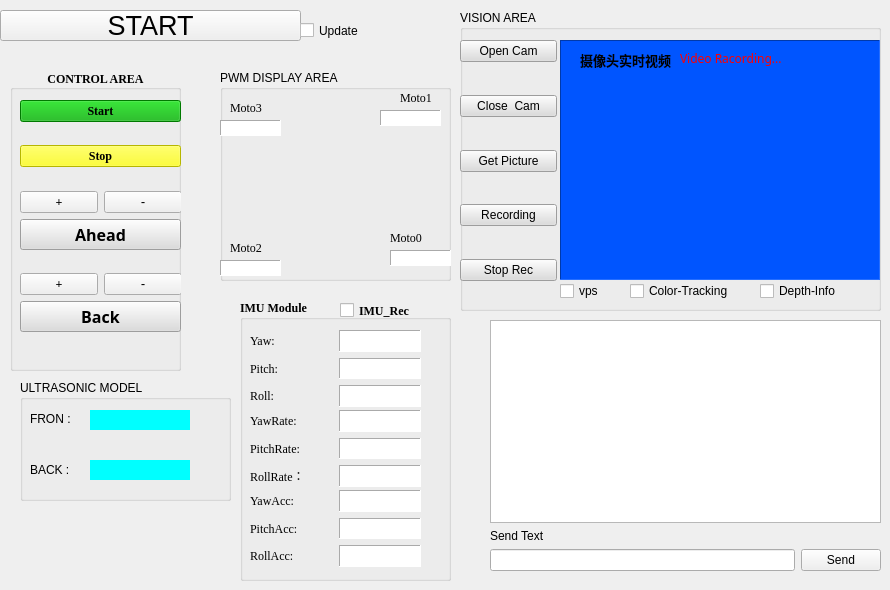
    <widget class="QWidget" name="tab">
     <attribute name="title">
      <string>Tab 1</string>
     </attribute>
     <widget class="QPushButton" name="Start_Check">
      <property name="geometry">
       <rect>
        <x>0</x>
        <y>10</y>
        <width>301</width>
        <height>31</height>
       </rect>
      </property>
      <property name="font">
       <font>
        <pointsize>20</pointsize>
       </font>
      </property>
      <property name="text">
       <string>START</string>
      </property>
     </widget>
     <widget class="QGroupBox" name="Telecontrol_Module">
      <property name="geometry">
       <rect>
        <x>10</x>
        <y>70</y>
        <width>171</width>
        <height>301</height>
       </rect>
      </property>
      <property name="font">
       <font>
        <family>Times New Roman</family>
        <weight>75</weight>
        <bold>true</bold>
       </font>
      </property>
      <property name="title">
       <string>CONTROL AREA</string>
      </property>
      <property name="alignment">
       <set>Qt::AlignCenter</set>
      </property>
      <widget class="QWidget" name="layoutWidget">
       <property name="geometry">
        <rect>
         <x>10</x>
         <y>30</y>
         <width>161</width>
         <height>232</height>
        </rect>
       </property>
       <layout class="QVBoxLayout" name="verticalLayout_2">
        <item>
         <widget class="QPushButton" name="AUV_START">
          <property name="enabled">
           <bool>true</bool>
          </property>
          <property name="font">
           <font>
            <weight>75</weight>
            <bold>true</bold>
           </font>
          </property>
          <property name="styleSheet">
           <string notr="true">background-color: rgb(0, 170, 0);</string>
          </property>
          <property name="text">
           <string>Start</string>
          </property>
         </widget>
        </item>
        <item>
         <spacer name="verticalSpacer">
          <property name="orientation">
           <enum>Qt::Vertical</enum>
          </property>
          <property name="sizeHint" stdset="0">
           <size>
            <width>20</width>
            <height>40</height>
           </size>
          </property>
         </spacer>
        </item>
        <item>
         <widget class="QPushButton" name="AUV_STOP">
          <property name="enabled">
           <bool>true</bool>
          </property>
          <property name="font">
           <font>
            <weight>75</weight>
            <bold>true</bold>
           </font>
          </property>
          <property name="styleSheet">
           <string notr="true">background-color: rgb(255, 255, 0);</string>
          </property>
          <property name="text">
           <string>Stop</string>
          </property>
         </widget>
        </item>
        <item>
         <spacer name="verticalSpacer_2">
          <property name="orientation">
           <enum>Qt::Vertical</enum>
          </property>
          <property name="sizeHint" stdset="0">
           <size>
            <width>20</width>
            <height>40</height>
           </size>
          </property>
         </spacer>
        </item>
        <item>
         <layout class="QHBoxLayout" name="horizontalLayout_6">
          <item>
           <widget class="QPushButton" name="Ahead_plus">
            <property name="text">
             <string>+</string>
            </property>
           </widget>
          </item>
          <item>
           <spacer name="horizontalSpacer">
            <property name="orientation">
             <enum>Qt::Horizontal</enum>
            </property>
            <property name="sizeHint" stdset="0">
             <size>
              <width>40</width>
              <height>20</height>
             </size>
            </property>
           </spacer>
          </item>
          <item>
           <widget class="QPushButton" name="Ahead_reduce">
            <property name="text">
             <string>-</string>
            </property>
           </widget>
          </item>
         </layout>
        </item>
        <item>
         <widget class="QPushButton" name="Tele_Ahead">
          <property name="font">
           <font>
            <family>Aharoni</family>
            <pointsize>12</pointsize>
            <weight>75</weight>
            <bold>true</bold>
           </font>
          </property>
          <property name="styleSheet">
           <string notr="true">background-color: rgb(220, 220, 220);</string>
          </property>
          <property name="text">
           <string>Ahead</string>
          </property>
         </widget>
        </item>
        <item>
         <spacer name="verticalSpacer_3">
          <property name="orientation">
           <enum>Qt::Vertical</enum>
          </property>
          <property name="sizeHint" stdset="0">
           <size>
            <width>20</width>
            <height>40</height>
           </size>
          </property>
         </spacer>
        </item>
        <item>
         <layout class="QHBoxLayout" name="horizontalLayout_8">
          <item>
           <widget class="QPushButton" name="Back_plus">
            <property name="text">
             <string>+</string>
            </property>
           </widget>
          </item>
          <item>
           <spacer name="horizontalSpacer_2">
            <property name="orientation">
             <enum>Qt::Horizontal</enum>
            </property>
            <property name="sizeHint" stdset="0">
             <size>
              <width>40</width>
              <height>20</height>
             </size>
            </property>
           </spacer>
          </item>
          <item>
           <widget class="QPushButton" name="Back_reduce">
            <property name="text">
             <string>-</string>
            </property>
           </widget>
          </item>
         </layout>
        </item>
        <item>
         <widget class="QPushButton" name="Tele_Back">
          <property name="font">
           <font>
            <family>Aharoni</family>
            <pointsize>12</pointsize>
            <weight>75</weight>
            <bold>true</bold>
           </font>
          </property>
          <property name="styleSheet">
           <string notr="true">background-color: rgb(220, 220, 220);</string>
          </property>
          <property name="text">
           <string>Back</string>
          </property>
          <property name="default">
           <bool>false</bool>
          </property>
         </widget>
        </item>
       </layout>
      </widget>
     </widget>
     <widget class="QWidget" name="layoutWidget_2">
      <property name="geometry">
       <rect>
        <x>490</x>
        <y>320</y>
        <width>391</width>
        <height>251</height>
       </rect>
      </property>
      <layout class="QVBoxLayout" name="verticalLayout_3">
       <item>
        <widget class="QTextEdit" name="textEdit"/>
       </item>
       <item>
        <widget class="QLabel" name="label_8">
         <property name="text">
          <string>Send Text</string>
         </property>
        </widget>
       </item>
       <item>
        <layout class="QHBoxLayout" name="horizontalLayout_7">
         <item>
          <widget class="QLineEdit" name="Command_Input_Text"/>
         </item>
         <item>
          <widget class="QPushButton" name="SendPort_Send">
           <property name="text">
            <string>Send</string>
           </property>
          </widget>
         </item>
        </layout>
       </item>
      </layout>
     </widget>
     <widget class="QGroupBox" name="ultrasonicarea">
      <property name="geometry">
       <rect>
        <x>20</x>
        <y>380</y>
        <width>211</width>
        <height>121</height>
       </rect>
      </property>
      <property name="title">
       <string>ULTRASONIC MODEL</string>
      </property>
      <widget class="QLabel" name="label_3">
       <property name="geometry">
        <rect>
         <x>10</x>
         <y>80</y>
         <width>51</width>
         <height>20</height>
        </rect>
       </property>
       <property name="text">
        <string>BACK :</string>
       </property>
      </widget>
      <widget class="QLabel" name="ULTRASONIC_BACK">
       <property name="geometry">
        <rect>
         <x>70</x>
         <y>80</y>
         <width>100</width>
         <height>20</height>
        </rect>
       </property>
       <property name="styleSheet">
        <string notr="true">background-color:rgb(0, 255, 255);</string>
       </property>
       <property name="text">
        <string/>
       </property>
      </widget>
      <widget class="QLabel" name="ULTRASONIC_FRONT">
       <property name="geometry">
        <rect>
         <x>70</x>
         <y>30</y>
         <width>100</width>
         <height>20</height>
        </rect>
       </property>
       <property name="styleSheet">
        <string notr="true">background-color:rgb(0, 255, 255);</string>
       </property>
       <property name="text">
        <string/>
       </property>
      </widget>
      <widget class="QLabel" name="label_2">
       <property name="geometry">
        <rect>
         <x>10</x>
         <y>30</y>
         <width>51</width>
         <height>17</height>
        </rect>
       </property>
       <property name="text">
        <string>FRON :</string>
       </property>
      </widget>
     </widget>
     <widget class="QGroupBox" name="pwmarea">
      <property name="geometry">
       <rect>
        <x>220</x>
        <y>70</y>
        <width>231</width>
        <height>211</height>
       </rect>
      </property>
      <property name="title">
       <string>PWM DISPLAY AREA</string>
      </property>
      <widget class="QLabel" name="label_307">
       <property name="geometry">
        <rect>
         <x>10</x>
         <y>170</y>
         <width>41</width>
         <height>16</height>
        </rect>
       </property>
       <property name="font">
        <font>
         <family>Times New Roman</family>
         <weight>50</weight>
         <bold>false</bold>
        </font>
       </property>
       <property name="text">
        <string>Moto2</string>
       </property>
      </widget>
      <widget class="QLabel" name="Motor_PWM_2">
       <property name="geometry">
        <rect>
         <x>0</x>
         <y>190</y>
         <width>61</width>
         <height>16</height>
        </rect>
       </property>
       <property name="styleSheet">
        <string notr="true">background-color: rgb(255, 255, 255);</string>
       </property>
       <property name="frameShape">
        <enum>QFrame::Panel</enum>
       </property>
       <property name="frameShadow">
        <enum>QFrame::Sunken</enum>
       </property>
       <property name="text">
        <string/>
       </property>
      </widget>
      <widget class="QLabel" name="label">
       <property name="geometry">
        <rect>
         <x>40</x>
         <y>30</y>
         <width>161</width>
         <height>181</height>
        </rect>
       </property>
       <property name="font">
        <font>
         <pointsize>24</pointsize>
        </font>
       </property>
       <property name="styleSheet">
        <string notr="true">image: url(:/new/prefix1/AUV.png);</string>
       </property>
       <property name="text">
        <string/>
       </property>
       <property name="pixmap">
        <pixmap resource="../../Clean_Robot0711/clean_robot/clean_robot/robot.qrc">:/new/prefix1/ROBOT.jpg</pixmap>
       </property>
      </widget>
      <widget class="QLabel" name="label_311">
       <property name="geometry">
        <rect>
         <x>10</x>
         <y>30</y>
         <width>41</width>
         <height>16</height>
        </rect>
       </property>
       <property name="font">
        <font>
         <family>Times New Roman</family>
         <weight>50</weight>
         <bold>false</bold>
        </font>
       </property>
       <property name="text">
        <string>Moto3</string>
       </property>
      </widget>
      <widget class="QLabel" name="Motor_PWM_3">
       <property name="geometry">
        <rect>
         <x>0</x>
         <y>50</y>
         <width>61</width>
         <height>16</height>
        </rect>
       </property>
       <property name="styleSheet">
        <string notr="true">background-color: rgb(255, 255, 255);</string>
       </property>
       <property name="frameShape">
        <enum>QFrame::Panel</enum>
       </property>
       <property name="frameShadow">
        <enum>QFrame::Sunken</enum>
       </property>
       <property name="text">
        <string/>
       </property>
      </widget>
      <widget class="QLabel" name="label_309">
       <property name="geometry">
        <rect>
         <x>180</x>
         <y>20</y>
         <width>41</width>
         <height>16</height>
        </rect>
       </property>
       <property name="font">
        <font>
         <family>Times New Roman</family>
         <weight>50</weight>
         <bold>false</bold>
        </font>
       </property>
       <property name="text">
        <string>Moto1</string>
       </property>
      </widget>
      <widget class="QLabel" name="Motor_PWM_1">
       <property name="geometry">
        <rect>
         <x>160</x>
         <y>40</y>
         <width>61</width>
         <height>16</height>
        </rect>
       </property>
       <property name="styleSheet">
        <string notr="true">background-color: rgb(255, 255, 255);</string>
       </property>
       <property name="frameShape">
        <enum>QFrame::Panel</enum>
       </property>
       <property name="frameShadow">
        <enum>QFrame::Sunken</enum>
       </property>
       <property name="text">
        <string/>
       </property>
      </widget>
      <widget class="QLabel" name="Motor_PWM_0">
       <property name="geometry">
        <rect>
         <x>170</x>
         <y>180</y>
         <width>61</width>
         <height>16</height>
        </rect>
       </property>
       <property name="styleSheet">
        <string notr="true">background-color: rgb(255, 255, 255);</string>
       </property>
       <property name="frameShape">
        <enum>QFrame::Panel</enum>
       </property>
       <property name="frameShadow">
        <enum>QFrame::Sunken</enum>
       </property>
       <property name="text">
        <string/>
       </property>
      </widget>
      <widget class="QLabel" name="label_304">
       <property name="geometry">
        <rect>
         <x>170</x>
         <y>160</y>
         <width>41</width>
         <height>16</height>
        </rect>
       </property>
       <property name="font">
        <font>
         <family>Times New Roman</family>
         <weight>50</weight>
         <bold>false</bold>
        </font>
       </property>
       <property name="text">
        <string>Moto0</string>
       </property>
      </widget>
      <zorder>label</zorder>
      <zorder>label_311</zorder>
      <zorder>label_309</zorder>
      <zorder>Motor_PWM_1</zorder>
      <zorder>Motor_PWM_2</zorder>
      <zorder>Motor_PWM_3</zorder>
      <zorder>label_307</zorder>
      <zorder>Motor_PWM_0</zorder>
      <zorder>label_304</zorder>
     </widget>
     <widget class="QGroupBox" name="Vision_area">
      <property name="geometry">
       <rect>
        <x>460</x>
        <y>10</y>
        <width>421</width>
        <height>301</height>
       </rect>
      </property>
      <property name="title">
       <string>VISION AREA</string>
      </property>
      <widget class="QLabel" name="camera">
       <property name="geometry">
        <rect>
         <x>100</x>
         <y>30</y>
         <width>320</width>
         <height>240</height>
        </rect>
       </property>
       <property name="styleSheet">
        <string notr="true">background-color: rgb(0, 85, 255);</string>
       </property>
       <property name="frameShape">
        <enum>QFrame::Panel</enum>
       </property>
       <property name="frameShadow">
        <enum>QFrame::Sunken</enum>
       </property>
       <property name="text">
        <string/>
       </property>
      </widget>
      <widget class="QLabel" name="name_1">
       <property name="geometry">
        <rect>
         <x>120</x>
         <y>40</y>
         <width>101</width>
         <height>18</height>
        </rect>
       </property>
       <property name="font">
        <font>
         <family>宋体</family>
        </font>
       </property>
       <property name="styleSheet">
        <string notr="true"/>
       </property>
       <property name="text">
        <string>&lt;html&gt;&lt;head/&gt;&lt;body&gt;&lt;p&gt;&lt;span style=&quot; font-size:10pt; font-weight:600;&quot;&gt;摄像头实时视频&lt;/span&gt;&lt;/p&gt;&lt;/body&gt;&lt;/html&gt;</string>
       </property>
      </widget>
      <widget class="QLabel" name="realtime">
       <property name="geometry">
        <rect>
         <x>220</x>
         <y>40</y>
         <width>161</width>
         <height>20</height>
        </rect>
       </property>
       <property name="font">
        <font>
         <family>宋体</family>
        </font>
       </property>
       <property name="styleSheet">
        <string notr="true"/>
       </property>
       <property name="text">
        <string/>
       </property>
      </widget>
      <widget class="QLabel" name="videoRecordState">
       <property name="enabled">
        <bool>false</bool>
       </property>
       <property name="geometry">
        <rect>
         <x>220</x>
         <y>40</y>
         <width>201</width>
         <height>16</height>
        </rect>
       </property>
       <property name="font">
        <font>
         <family>宋体</family>
        </font>
       </property>
       <property name="styleSheet">
        <string notr="true">color: rgb(255, 0, 0);</string>
       </property>
       <property name="text">
        <string>&lt;html&gt;&lt;head/&gt;&lt;body&gt;&lt;p&gt;&lt;span style=&quot; color:#ff0000;&quot;&gt;Video Racording...&lt;/span&gt;&lt;/p&gt;&lt;/body&gt;&lt;/html&gt;</string>
       </property>
      </widget>
      <widget class="QCheckBox" name="depthinfo">
       <property name="geometry">
        <rect>
         <x>300</x>
         <y>270</y>
         <width>111</width>
         <height>22</height>
        </rect>
       </property>
       <property name="text">
        <string>Depth-Info</string>
       </property>
      </widget>
      <widget class="QWidget" name="layoutWidget_3">
       <property name="geometry">
        <rect>
         <x>0</x>
         <y>30</y>
         <width>97</width>
         <height>241</height>
        </rect>
       </property>
       <layout class="QVBoxLayout" name="verticalLayout_4">
        <item>
         <widget class="QPushButton" name="open_camera">
          <property name="styleSheet">
           <string>background-color: rgb(220, 220, 220);</string>
          </property>
          <property name="text">
           <string>Open Cam</string>
          </property>
         </widget>
        </item>
        <item>
         <spacer name="verticalSpacer_4">
          <property name="orientation">
           <enum>Qt::Vertical</enum>
          </property>
          <property name="sizeHint" stdset="0">
           <size>
            <width>20</width>
            <height>18</height>
           </size>
          </property>
         </spacer>
        </item>
        <item>
         <widget class="QPushButton" name="close_camera">
          <property name="styleSheet">
           <string>background-color: rgb(220, 220, 220);</string>
          </property>
          <property name="text">
           <string>Close  Cam</string>
          </property>
         </widget>
        </item>
        <item>
         <spacer name="verticalSpacer_5">
          <property name="orientation">
           <enum>Qt::Vertical</enum>
          </property>
          <property name="sizeHint" stdset="0">
           <size>
            <width>20</width>
            <height>18</height>
           </size>
          </property>
         </spacer>
        </item>
        <item>
         <widget class="QPushButton" name="pic_camera">
          <property name="styleSheet">
           <string>background-color: rgb(220, 220, 220);</string>
          </property>
          <property name="text">
           <string>Get Picture</string>
          </property>
         </widget>
        </item>
        <item>
         <spacer name="verticalSpacer_6">
          <property name="orientation">
           <enum>Qt::Vertical</enum>
          </property>
          <property name="sizeHint" stdset="0">
           <size>
            <width>20</width>
            <height>18</height>
           </size>
          </property>
         </spacer>
        </item>
        <item>
         <widget class="QPushButton" name="shoot_video">
          <property name="styleSheet">
           <string>background-color: rgb(220, 220, 220);</string>
          </property>
          <property name="text">
           <string>Recording</string>
          </property>
         </widget>
        </item>
        <item>
         <spacer name="verticalSpacer_7">
          <property name="orientation">
           <enum>Qt::Vertical</enum>
          </property>
          <property name="sizeHint" stdset="0">
           <size>
            <width>20</width>
            <height>18</height>
           </size>
          </property>
         </spacer>
        </item>
        <item>
         <widget class="QPushButton" name="stop_video">
          <property name="styleSheet">
           <string>background-color: rgb(220, 220, 220);</string>
          </property>
          <property name="text">
           <string>Stop Rec</string>
          </property>
         </widget>
        </item>
       </layout>
      </widget>
      <widget class="QCheckBox" name="colortracking">
       <property name="geometry">
        <rect>
         <x>170</x>
         <y>270</y>
         <width>131</width>
         <height>22</height>
        </rect>
       </property>
       <property name="text">
        <string>Color-Tracking</string>
       </property>
      </widget>
      <widget class="QCheckBox" name="vps">
       <property name="geometry">
        <rect>
         <x>100</x>
         <y>270</y>
         <width>131</width>
         <height>22</height>
        </rect>
       </property>
       <property name="text">
        <string>vps</string>
       </property>
      </widget>
     </widget>
     <widget class="QCheckBox" name="IMU_Update_Sign">
      <property name="geometry">
       <rect>
        <x>300</x>
        <y>20</y>
        <width>91</width>
        <height>21</height>
       </rect>
      </property>
      <property name="text">
       <string>Update</string>
      </property>
     </widget>
     <widget class="QGroupBox" name="imuarea">
      <property name="geometry">
       <rect>
        <x>240</x>
        <y>300</y>
        <width>211</width>
        <height>281</height>
       </rect>
      </property>
      <property name="font">
       <font>
        <family>Times New Roman</family>
        <weight>75</weight>
        <bold>true</bold>
       </font>
      </property>
      <property name="title">
       <string>IMU Module</string>
      </property>
      <widget class="QWidget" name="layoutWidget_4">
       <property name="geometry">
        <rect>
         <x>10</x>
         <y>30</y>
         <width>171</width>
         <height>77</height>
        </rect>
       </property>
       <layout class="QVBoxLayout" name="verticalLayout">
        <item>
         <layout class="QHBoxLayout" name="horizontalLayout_3">
          <item>
           <widget class="QLabel" name="label_275">
            <property name="font">
             <font>
              <family>Times New Roman</family>
              <weight>50</weight>
              <bold>false</bold>
             </font>
            </property>
            <property name="text">
             <string>Yaw:</string>
            </property>
           </widget>
          </item>
          <item>
           <widget class="QLabel" name="IMU_A_Ang_X">
            <property name="styleSheet">
             <string notr="true">background-color: rgb(255, 255, 255);</string>
            </property>
            <property name="frameShape">
             <enum>QFrame::Panel</enum>
            </property>
            <property name="frameShadow">
             <enum>QFrame::Sunken</enum>
            </property>
            <property name="text">
             <string/>
            </property>
           </widget>
          </item>
         </layout>
        </item>
        <item>
         <layout class="QHBoxLayout" name="horizontalLayout_4">
          <item>
           <widget class="QLabel" name="label_277">
            <property name="font">
             <font>
              <family>Times New Roman</family>
              <weight>50</weight>
              <bold>false</bold>
             </font>
            </property>
            <property name="text">
             <string>Pitch:</string>
            </property>
           </widget>
          </item>
          <item>
           <widget class="QLabel" name="IMU_A_Ang_Y">
            <property name="styleSheet">
             <string notr="true">background-color: rgb(255, 255, 255);</string>
            </property>
            <property name="frameShape">
             <enum>QFrame::Panel</enum>
            </property>
            <property name="frameShadow">
             <enum>QFrame::Sunken</enum>
            </property>
            <property name="text">
             <string/>
            </property>
           </widget>
          </item>
         </layout>
        </item>
        <item>
         <layout class="QHBoxLayout" name="horizontalLayout_5">
          <item>
           <widget class="QLabel" name="label_279">
            <property name="font">
             <font>
              <family>Times New Roman</family>
              <weight>50</weight>
              <bold>false</bold>
             </font>
            </property>
            <property name="text">
             <string>Roll:</string>
            </property>
           </widget>
          </item>
          <item>
           <widget class="QLabel" name="IMU_A_Ang_Z">
            <property name="styleSheet">
             <string notr="true">background-color: rgb(255, 255, 255);</string>
            </property>
            <property name="frameShape">
             <enum>QFrame::Panel</enum>
            </property>
            <property name="frameShadow">
             <enum>QFrame::Sunken</enum>
            </property>
            <property name="text">
             <string/>
            </property>
           </widget>
          </item>
         </layout>
        </item>
       </layout>
      </widget>
      <widget class="QCheckBox" name="IMU_Rec">
       <property name="geometry">
        <rect>
         <x>100</x>
         <y>0</y>
         <width>93</width>
         <height>21</height>
        </rect>
       </property>
       <property name="text">
        <string>IMU_Rec</string>
       </property>
      </widget>
      <widget class="QWidget" name="layoutWidget_5">
       <property name="geometry">
        <rect>
         <x>10</x>
         <y>110</y>
         <width>171</width>
         <height>77</height>
        </rect>
       </property>
       <layout class="QVBoxLayout" name="verticalLayout_5">
        <item>
         <layout class="QHBoxLayout" name="horizontalLayout_9">
          <item>
           <widget class="QLabel" name="label_276">
            <property name="font">
             <font>
              <family>Times New Roman</family>
              <weight>50</weight>
              <bold>false</bold>
             </font>
            </property>
            <property name="text">
             <string>YawRate:</string>
            </property>
           </widget>
          </item>
          <item>
           <widget class="QLabel" name="IMU_A_Vel_X">
            <property name="styleSheet">
             <string notr="true">background-color: rgb(255, 255, 255);</string>
            </property>
            <property name="frameShape">
             <enum>QFrame::Panel</enum>
            </property>
            <property name="frameShadow">
             <enum>QFrame::Sunken</enum>
            </property>
            <property name="text">
             <string/>
            </property>
           </widget>
          </item>
         </layout>
        </item>
        <item>
         <layout class="QHBoxLayout" name="horizontalLayout_10">
          <item>
           <widget class="QLabel" name="label_278">
            <property name="font">
             <font>
              <family>Times New Roman</family>
              <weight>50</weight>
              <bold>false</bold>
             </font>
            </property>
            <property name="text">
             <string>PitchRate:</string>
            </property>
           </widget>
          </item>
          <item>
           <widget class="QLabel" name="IMU_A_Vel_Y">
            <property name="styleSheet">
             <string notr="true">background-color: rgb(255, 255, 255);</string>
            </property>
            <property name="frameShape">
             <enum>QFrame::Panel</enum>
            </property>
            <property name="frameShadow">
             <enum>QFrame::Sunken</enum>
            </property>
            <property name="text">
             <string/>
            </property>
           </widget>
          </item>
         </layout>
        </item>
        <item>
         <layout class="QHBoxLayout" name="horizontalLayout_11">
          <item>
           <widget class="QLabel" name="label_280">
            <property name="font">
             <font>
              <family>Times New Roman</family>
              <weight>50</weight>
              <bold>false</bold>
             </font>
            </property>
            <property name="text">
             <string>RollRate：</string>
            </property>
           </widget>
          </item>
          <item>
           <widget class="QLabel" name="IMU_A_Vel_Z">
            <property name="styleSheet">
             <string notr="true">background-color: rgb(255, 255, 255);</string>
            </property>
            <property name="frameShape">
             <enum>QFrame::Panel</enum>
            </property>
            <property name="frameShadow">
             <enum>QFrame::Sunken</enum>
            </property>
            <property name="text">
             <string/>
            </property>
           </widget>
          </item>
         </layout>
        </item>
       </layout>
      </widget>
      <widget class="QWidget" name="layoutWidget_6">
       <property name="geometry">
        <rect>
         <x>10</x>
         <y>190</y>
         <width>171</width>
         <height>77</height>
        </rect>
       </property>
       <layout class="QVBoxLayout" name="verticalLayout_6">
        <item>
         <layout class="QHBoxLayout" name="horizontalLayout_12">
          <item>
           <widget class="QLabel" name="label_281">
            <property name="font">
             <font>
              <family>Times New Roman</family>
              <weight>50</weight>
              <bold>false</bold>
             </font>
            </property>
            <property name="text">
             <string>YawAcc:</string>
            </property>
           </widget>
          </item>
          <item>
           <widget class="QLabel" name="IMU_L_Acc_X">
            <property name="styleSheet">
             <string notr="true">background-color: rgb(255, 255, 255);</string>
            </property>
            <property name="frameShape">
             <enum>QFrame::Panel</enum>
            </property>
            <property name="frameShadow">
             <enum>QFrame::Sunken</enum>
            </property>
            <property name="text">
             <string/>
            </property>
           </widget>
          </item>
         </layout>
        </item>
        <item>
         <layout class="QHBoxLayout" name="horizontalLayout_13">
          <item>
           <widget class="QLabel" name="label_282">
            <property name="font">
             <font>
              <family>Times New Roman</family>
              <weight>50</weight>
              <bold>false</bold>
             </font>
            </property>
            <property name="text">
             <string>PitchAcc:</string>
            </property>
           </widget>
          </item>
          <item>
           <widget class="QLabel" name="IMU_L_Acc_Y">
            <property name="styleSheet">
             <string notr="true">background-color: rgb(255, 255, 255);</string>
            </property>
            <property name="frameShape">
             <enum>QFrame::Panel</enum>
            </property>
            <property name="frameShadow">
             <enum>QFrame::Sunken</enum>
            </property>
            <property name="text">
             <string/>
            </property>
           </widget>
          </item>
         </layout>
        </item>
        <item>
         <layout class="QHBoxLayout" name="horizontalLayout_14">
          <item>
           <widget class="QLabel" name="label_283">
            <property name="font">
             <font>
              <family>Times New Roman</family>
              <weight>50</weight>
              <bold>false</bold>
             </font>
            </property>
            <property name="text">
             <string>RollAcc:</string>
            </property>
           </widget>
          </item>
          <item>
           <widget class="QLabel" name="IMU_L_Acc_Z">
            <property name="styleSheet">
             <string notr="true">background-color: rgb(255, 255, 255);</string>
            </property>
            <property name="frameShape">
             <enum>QFrame::Panel</enum>
            </property>
            <property name="frameShadow">
             <enum>QFrame::Sunken</enum>
            </property>
            <property name="text">
             <string/>
            </property>
           </widget>
          </item>
         </layout>
        </item>
       </layout>
      </widget>
     </widget>
     <zorder>pwmarea</zorder>
     <zorder>layoutWidget_2</zorder>
     <zorder>ultrasonicarea</zorder>
     <zorder>Start_Check</zorder>
     <zorder>Telecontrol_Module</zorder>
     <zorder>Vision_area</zorder>
     <zorder>IMU_Update_Sign</zorder>
     <zorder>imuarea</zorder>
    </widget>
